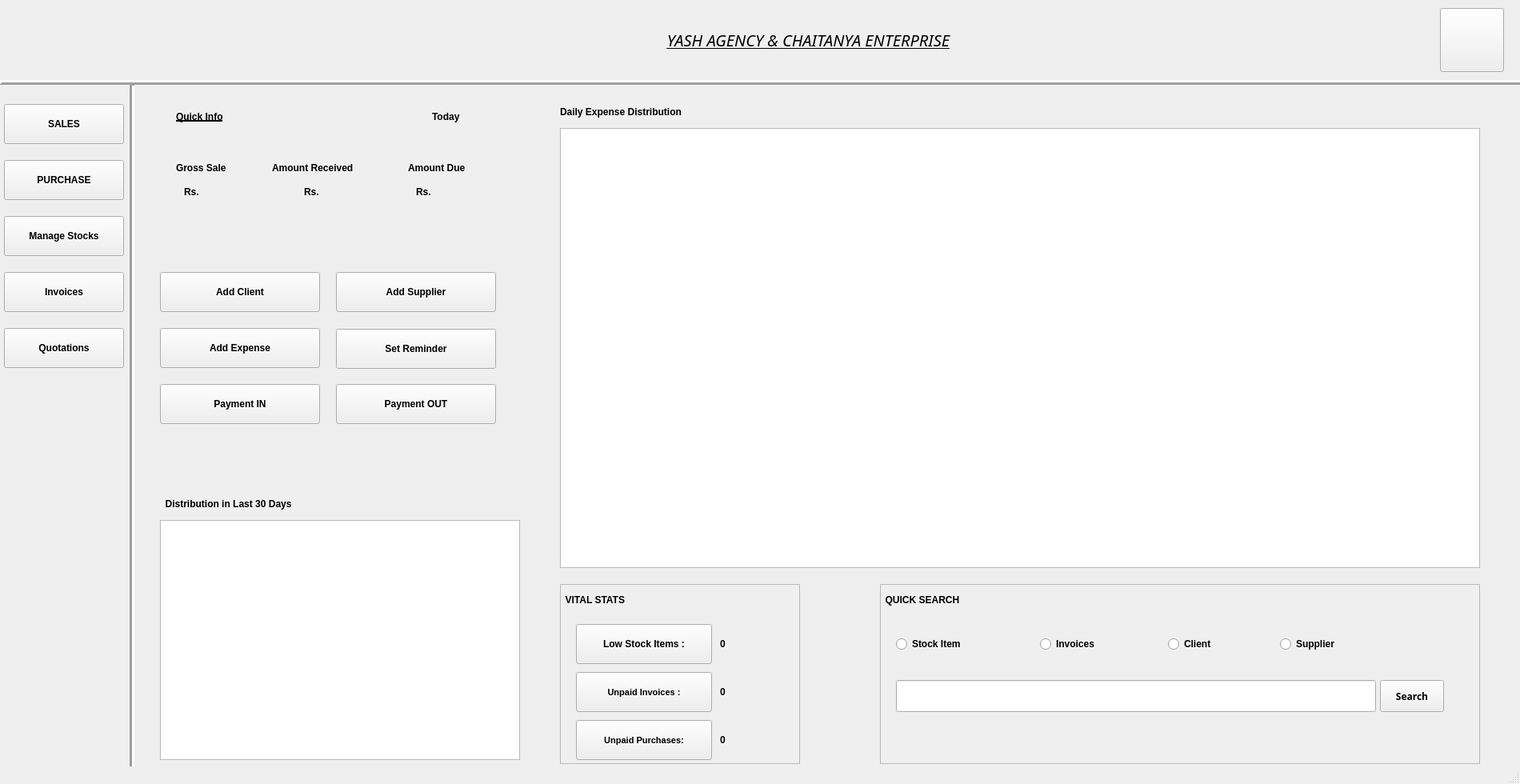
<?xml version="1.0" encoding="UTF-8"?>
<ui version="4.0">
 <class>MainWindow</class>
 <widget class="QMainWindow" name="MainWindow">
  <property name="windowModality">
   <enum>Qt::NonModal</enum>
  </property>
  <property name="enabled">
   <bool>true</bool>
  </property>
  <property name="geometry">
   <rect>
    <x>0</x>
    <y>0</y>
    <width>1900</width>
    <height>980</height>
   </rect>
  </property>
  <property name="sizePolicy">
   <sizepolicy hsizetype="Fixed" vsizetype="Fixed">
    <horstretch>0</horstretch>
    <verstretch>0</verstretch>
   </sizepolicy>
  </property>
  <property name="font">
   <font>
    <weight>75</weight>
    <bold>true</bold>
   </font>
  </property>
  <property name="windowTitle">
   <string>Yash Agency &amp; Chaitanya Enterprise</string>
  </property>
  <property name="windowIcon">
   <iconset>
    <normaloff>yash logo.jpeg</normaloff>
    <normalon>yash logo.jpeg</normalon>yash logo.jpeg</iconset>
  </property>
  <widget class="QWidget" name="centralwidget">
   <widget class="QLabel" name="label">
    <property name="geometry">
     <rect>
      <x>380</x>
      <y>10</y>
      <width>1261</width>
      <height>80</height>
     </rect>
    </property>
    <property name="font">
     <font>
      <family>News701 BT</family>
      <pointsize>15</pointsize>
      <weight>50</weight>
      <italic>true</italic>
      <bold>false</bold>
      <underline>true</underline>
     </font>
    </property>
    <property name="text">
     <string>YASH AGENCY &amp; CHAITANYA ENTERPRISE</string>
    </property>
    <property name="scaledContents">
     <bool>true</bool>
    </property>
    <property name="alignment">
     <set>Qt::AlignCenter</set>
    </property>
    <property name="wordWrap">
     <bool>false</bool>
    </property>
   </widget>
   <widget class="QPushButton" name="homeButton">
    <property name="geometry">
     <rect>
      <x>1800</x>
      <y>10</y>
      <width>80</width>
      <height>80</height>
     </rect>
    </property>
    <property name="font">
     <font>
      <family>News706 BT</family>
      <pointsize>12</pointsize>
      <weight>75</weight>
      <bold>true</bold>
     </font>
    </property>
    <property name="text">
     <string/>
    </property>
    <property name="icon">
     <iconset>
      <normaloff>20.png</normaloff>20.png</iconset>
    </property>
    <property name="iconSize">
     <size>
      <width>80</width>
      <height>80</height>
     </size>
    </property>
   </widget>
   <widget class="QLabel" name="Y">
    <property name="geometry">
     <rect>
      <x>0</x>
      <y>0</y>
      <width>180</width>
      <height>100</height>
     </rect>
    </property>
    <property name="text">
     <string/>
    </property>
    <property name="pixmap">
     <pixmap>yash logo.jpeg</pixmap>
    </property>
    <property name="scaledContents">
     <bool>true</bool>
    </property>
   </widget>
   <widget class="Line" name="line">
    <property name="geometry">
     <rect>
      <x>0</x>
      <y>95</y>
      <width>2471</width>
      <height>16</height>
     </rect>
    </property>
    <property name="frameShadow">
     <enum>QFrame::Raised</enum>
    </property>
    <property name="lineWidth">
     <number>3</number>
    </property>
    <property name="orientation">
     <enum>Qt::Horizontal</enum>
    </property>
   </widget>
   <widget class="QPushButton" name="stockButton">
    <property name="geometry">
     <rect>
      <x>5</x>
      <y>270</y>
      <width>150</width>
      <height>50</height>
     </rect>
    </property>
    <property name="text">
     <string>Manage Stocks</string>
    </property>
   </widget>
   <widget class="QWidget" name="QuickInfoScreen" native="true">
    <property name="geometry">
     <rect>
      <x>200</x>
      <y>120</y>
      <width>450</width>
      <height>160</height>
     </rect>
    </property>
    <widget class="QLabel" name="label_2">
     <property name="geometry">
      <rect>
       <x>20</x>
       <y>10</y>
       <width>101</width>
       <height>31</height>
      </rect>
     </property>
     <property name="font">
      <font>
       <underline>true</underline>
      </font>
     </property>
     <property name="text">
      <string>Quick Info</string>
     </property>
    </widget>
    <widget class="QLabel" name="label_3">
     <property name="geometry">
      <rect>
       <x>340</x>
       <y>10</y>
       <width>60</width>
       <height>31</height>
      </rect>
     </property>
     <property name="text">
      <string>Today</string>
     </property>
    </widget>
    <widget class="QLabel" name="label_4">
     <property name="geometry">
      <rect>
       <x>20</x>
       <y>80</y>
       <width>91</width>
       <height>19</height>
      </rect>
     </property>
     <property name="text">
      <string>Gross Sale</string>
     </property>
    </widget>
    <widget class="QLabel" name="label_5">
     <property name="geometry">
      <rect>
       <x>140</x>
       <y>80</y>
       <width>151</width>
       <height>19</height>
      </rect>
     </property>
     <property name="text">
      <string>Amount Received</string>
     </property>
    </widget>
    <widget class="QLabel" name="label_6">
     <property name="geometry">
      <rect>
       <x>310</x>
       <y>80</y>
       <width>151</width>
       <height>19</height>
      </rect>
     </property>
     <property name="text">
      <string>Amount Due</string>
     </property>
    </widget>
    <widget class="QLabel" name="grossSale_label">
     <property name="geometry">
      <rect>
       <x>30</x>
       <y>110</y>
       <width>68</width>
       <height>19</height>
      </rect>
     </property>
     <property name="text">
      <string>Rs.</string>
     </property>
    </widget>
    <widget class="QLabel" name="amountReceived_label">
     <property name="geometry">
      <rect>
       <x>180</x>
       <y>110</y>
       <width>68</width>
       <height>19</height>
      </rect>
     </property>
     <property name="text">
      <string>Rs.</string>
     </property>
    </widget>
    <widget class="QLabel" name="amountDue_label">
     <property name="geometry">
      <rect>
       <x>320</x>
       <y>110</y>
       <width>68</width>
       <height>19</height>
      </rect>
     </property>
     <property name="text">
      <string>Rs. </string>
     </property>
    </widget>
   </widget>
   <widget class="Line" name="line_2">
    <property name="geometry">
     <rect>
      <x>155</x>
      <y>104</y>
      <width>20</width>
      <height>980</height>
     </rect>
    </property>
    <property name="sizePolicy">
     <sizepolicy hsizetype="Preferred" vsizetype="Preferred">
      <horstretch>0</horstretch>
      <verstretch>0</verstretch>
     </sizepolicy>
    </property>
    <property name="frameShadow">
     <enum>QFrame::Sunken</enum>
    </property>
    <property name="lineWidth">
     <number>3</number>
    </property>
    <property name="orientation">
     <enum>Qt::Vertical</enum>
    </property>
   </widget>
   <widget class="QPushButton" name="salesButton">
    <property name="geometry">
     <rect>
      <x>5</x>
      <y>130</y>
      <width>150</width>
      <height>50</height>
     </rect>
    </property>
    <property name="text">
     <string>SALES</string>
    </property>
   </widget>
   <widget class="QLabel" name="date_label">
    <property name="geometry">
     <rect>
      <x>5</x>
      <y>900</y>
      <width>150</width>
      <height>50</height>
     </rect>
    </property>
    <property name="text">
     <string/>
    </property>
    <property name="alignment">
     <set>Qt::AlignCenter</set>
    </property>
   </widget>
   <widget class="QLabel" name="time_label">
    <property name="geometry">
     <rect>
      <x>5</x>
      <y>800</y>
      <width>150</width>
      <height>50</height>
     </rect>
    </property>
    <property name="text">
     <string/>
    </property>
    <property name="alignment">
     <set>Qt::AlignCenter</set>
    </property>
   </widget>
   <widget class="QFrame" name="frame">
    <property name="geometry">
     <rect>
      <x>700</x>
      <y>730</y>
      <width>300</width>
      <height>225</height>
     </rect>
    </property>
    <property name="frameShape">
     <enum>QFrame::StyledPanel</enum>
    </property>
    <property name="frameShadow">
     <enum>QFrame::Raised</enum>
    </property>
    <widget class="QPushButton" name="lowStockButton">
     <property name="geometry">
      <rect>
       <x>20</x>
       <y>50</y>
       <width>170</width>
       <height>50</height>
      </rect>
     </property>
     <property name="maximumSize">
      <size>
       <width>16777215</width>
       <height>16777213</height>
      </size>
     </property>
     <property name="text">
      <string>Low Stock Items :</string>
     </property>
    </widget>
    <widget class="QPushButton" name="unpaidInvoiceButton">
     <property name="geometry">
      <rect>
       <x>20</x>
       <y>110</y>
       <width>170</width>
       <height>50</height>
      </rect>
     </property>
     <property name="font">
      <font>
       <pointsize>8</pointsize>
      </font>
     </property>
     <property name="text">
      <string>Unpaid Invoices :</string>
     </property>
    </widget>
    <widget class="QLabel" name="label_10">
     <property name="geometry">
      <rect>
       <x>0</x>
       <y>0</y>
       <width>300</width>
       <height>40</height>
      </rect>
     </property>
     <property name="font">
      <font>
       <underline>false</underline>
      </font>
     </property>
     <property name="text">
      <string>  VITAL STATS</string>
     </property>
    </widget>
    <widget class="QLabel" name="lowStock_label">
     <property name="geometry">
      <rect>
       <x>200</x>
       <y>50</y>
       <width>40</width>
       <height>50</height>
      </rect>
     </property>
     <property name="text">
      <string>0</string>
     </property>
    </widget>
    <widget class="QLabel" name="unpaidInvoice_label">
     <property name="geometry">
      <rect>
       <x>200</x>
       <y>110</y>
       <width>40</width>
       <height>50</height>
      </rect>
     </property>
     <property name="text">
      <string>0</string>
     </property>
    </widget>
    <widget class="QLabel" name="label_13">
     <property name="geometry">
      <rect>
       <x>380</x>
       <y>140</y>
       <width>50</width>
       <height>50</height>
      </rect>
     </property>
     <property name="text">
      <string>0</string>
     </property>
    </widget>
    <widget class="QPushButton" name="unpaidPurchaseButton">
     <property name="geometry">
      <rect>
       <x>20</x>
       <y>170</y>
       <width>170</width>
       <height>50</height>
      </rect>
     </property>
     <property name="font">
      <font>
       <pointsize>8</pointsize>
      </font>
     </property>
     <property name="text">
      <string>Unpaid Purchases:</string>
     </property>
    </widget>
    <widget class="QLabel" name="unpaidPurchases_label">
     <property name="geometry">
      <rect>
       <x>200</x>
       <y>170</y>
       <width>40</width>
       <height>50</height>
      </rect>
     </property>
     <property name="text">
      <string>0</string>
     </property>
    </widget>
   </widget>
   <widget class="QPushButton" name="purchaseButton">
    <property name="geometry">
     <rect>
      <x>5</x>
      <y>200</y>
      <width>150</width>
      <height>50</height>
     </rect>
    </property>
    <property name="text">
     <string>PURCHASE</string>
    </property>
   </widget>
   <widget class="QPushButton" name="invoiceButton">
    <property name="geometry">
     <rect>
      <x>5</x>
      <y>340</y>
      <width>150</width>
      <height>50</height>
     </rect>
    </property>
    <property name="text">
     <string>Invoices</string>
    </property>
   </widget>
   <widget class="QPushButton" name="quotationButton">
    <property name="geometry">
     <rect>
      <x>5</x>
      <y>410</y>
      <width>150</width>
      <height>50</height>
     </rect>
    </property>
    <property name="text">
     <string>Quotations</string>
    </property>
   </widget>
   <widget class="QFrame" name="frame_3">
    <property name="geometry">
     <rect>
      <x>1100</x>
      <y>730</y>
      <width>750</width>
      <height>225</height>
     </rect>
    </property>
    <property name="frameShape">
     <enum>QFrame::StyledPanel</enum>
    </property>
    <property name="frameShadow">
     <enum>QFrame::Raised</enum>
    </property>
    <widget class="QLabel" name="label_15">
     <property name="geometry">
      <rect>
       <x>0</x>
       <y>0</y>
       <width>750</width>
       <height>40</height>
      </rect>
     </property>
     <property name="font">
      <font>
       <underline>false</underline>
      </font>
     </property>
     <property name="text">
      <string>  QUICK SEARCH</string>
     </property>
    </widget>
    <widget class="QRadioButton" name="stockItem_RB">
     <property name="geometry">
      <rect>
       <x>20</x>
       <y>50</y>
       <width>130</width>
       <height>50</height>
      </rect>
     </property>
     <property name="text">
      <string>Stock Item</string>
     </property>
    </widget>
    <widget class="QRadioButton" name="invoices_RB">
     <property name="geometry">
      <rect>
       <x>200</x>
       <y>50</y>
       <width>130</width>
       <height>50</height>
      </rect>
     </property>
     <property name="text">
      <string>Invoices</string>
     </property>
    </widget>
    <widget class="QRadioButton" name="client_RB">
     <property name="geometry">
      <rect>
       <x>360</x>
       <y>50</y>
       <width>125</width>
       <height>50</height>
      </rect>
     </property>
     <property name="text">
      <string>Client</string>
     </property>
    </widget>
    <widget class="QRadioButton" name="supplier_RB">
     <property name="geometry">
      <rect>
       <x>500</x>
       <y>50</y>
       <width>130</width>
       <height>50</height>
      </rect>
     </property>
     <property name="text">
      <string>Supplier</string>
     </property>
    </widget>
    <widget class="QLineEdit" name="search_Edit">
     <property name="geometry">
      <rect>
       <x>20</x>
       <y>120</y>
       <width>600</width>
       <height>40</height>
      </rect>
     </property>
    </widget>
    <widget class="QPushButton" name="searchButton">
     <property name="geometry">
      <rect>
       <x>625</x>
       <y>120</y>
       <width>80</width>
       <height>40</height>
      </rect>
     </property>
     <property name="font">
      <font>
       <family>News701 BT</family>
       <pointsize>9</pointsize>
      </font>
     </property>
     <property name="text">
      <string>Search</string>
     </property>
    </widget>
    <widget class="QLabel" name="search_label">
     <property name="geometry">
      <rect>
       <x>360</x>
       <y>170</y>
       <width>350</width>
       <height>40</height>
      </rect>
     </property>
     <property name="text">
      <string/>
     </property>
     <property name="alignment">
      <set>Qt::AlignRight|Qt::AlignTrailing|Qt::AlignVCenter</set>
     </property>
    </widget>
   </widget>
   <widget class="QPushButton" name="addClientButton">
    <property name="geometry">
     <rect>
      <x>200</x>
      <y>340</y>
      <width>200</width>
      <height>50</height>
     </rect>
    </property>
    <property name="text">
     <string>Add Client</string>
    </property>
   </widget>
   <widget class="QPushButton" name="addSupplierButton">
    <property name="geometry">
     <rect>
      <x>420</x>
      <y>340</y>
      <width>200</width>
      <height>50</height>
     </rect>
    </property>
    <property name="text">
     <string>Add Supplier</string>
    </property>
   </widget>
   <widget class="QPushButton" name="addExpenseButton">
    <property name="geometry">
     <rect>
      <x>200</x>
      <y>410</y>
      <width>200</width>
      <height>50</height>
     </rect>
    </property>
    <property name="text">
     <string>Add Expense</string>
    </property>
   </widget>
   <widget class="QPushButton" name="setReminderButton">
    <property name="geometry">
     <rect>
      <x>420</x>
      <y>411</y>
      <width>200</width>
      <height>50</height>
     </rect>
    </property>
    <property name="text">
     <string>Set Reminder</string>
    </property>
   </widget>
   <widget class="QPushButton" name="paymentInButton">
    <property name="geometry">
     <rect>
      <x>200</x>
      <y>480</y>
      <width>200</width>
      <height>50</height>
     </rect>
    </property>
    <property name="text">
     <string>Payment IN</string>
    </property>
   </widget>
   <widget class="QPushButton" name="paymentOutButton">
    <property name="geometry">
     <rect>
      <x>420</x>
      <y>480</y>
      <width>200</width>
      <height>50</height>
     </rect>
    </property>
    <property name="text">
     <string>Payment OUT</string>
    </property>
   </widget>
   <widget class="QGraphicsView" name="pie_chart">
    <property name="geometry">
     <rect>
      <x>200</x>
      <y>650</y>
      <width>450</width>
      <height>300</height>
     </rect>
    </property>
   </widget>
   <widget class="QLabel" name="label_16">
    <property name="geometry">
     <rect>
      <x>200</x>
      <y>610</y>
      <width>450</width>
      <height>40</height>
     </rect>
    </property>
    <property name="text">
     <string>  Distribution in Last 30 Days</string>
    </property>
   </widget>
   <widget class="QGraphicsView" name="bar_graph">
    <property name="geometry">
     <rect>
      <x>700</x>
      <y>160</y>
      <width>1150</width>
      <height>550</height>
     </rect>
    </property>
   </widget>
   <widget class="QLabel" name="label_17">
    <property name="geometry">
     <rect>
      <x>700</x>
      <y>120</y>
      <width>800</width>
      <height>40</height>
     </rect>
    </property>
    <property name="text">
     <string>Daily Expense Distribution</string>
    </property>
   </widget>
  </widget>
  <widget class="QStatusBar" name="statusbar"/>
 </widget>
 <resources/>
 <connections/>
</ui>
